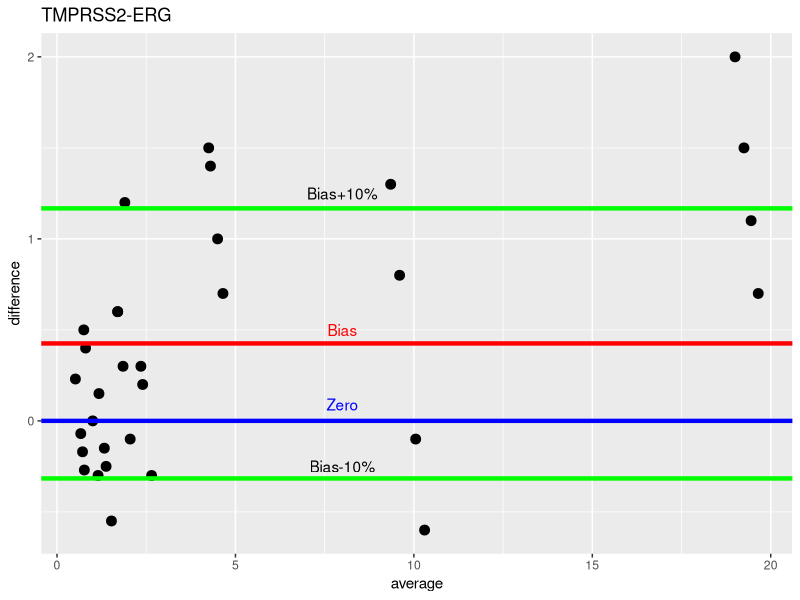
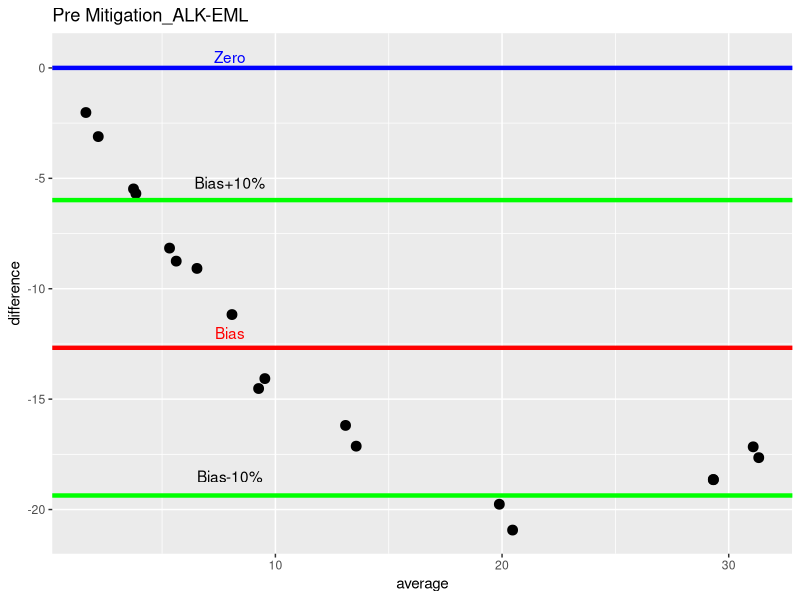
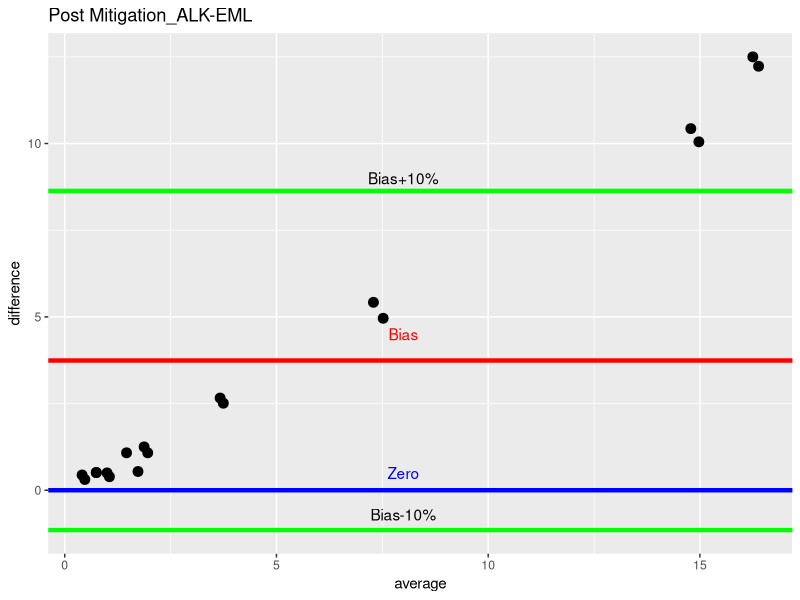
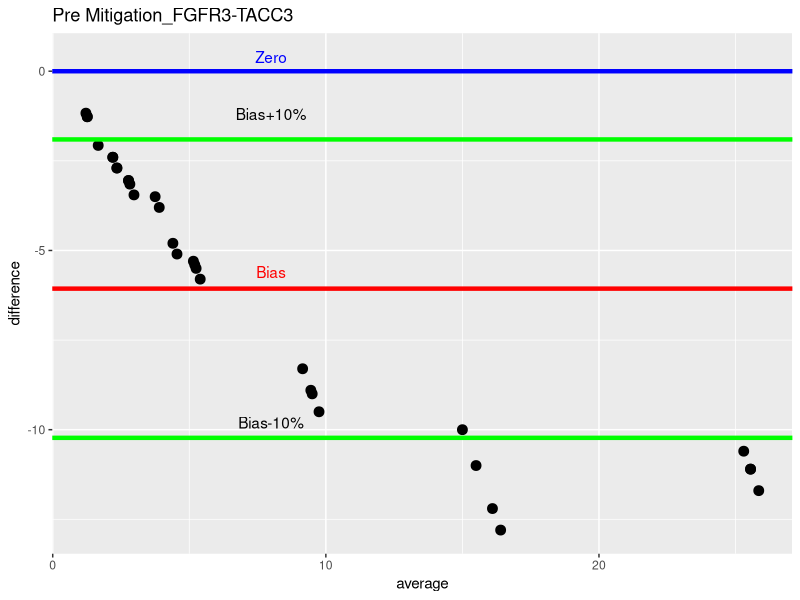
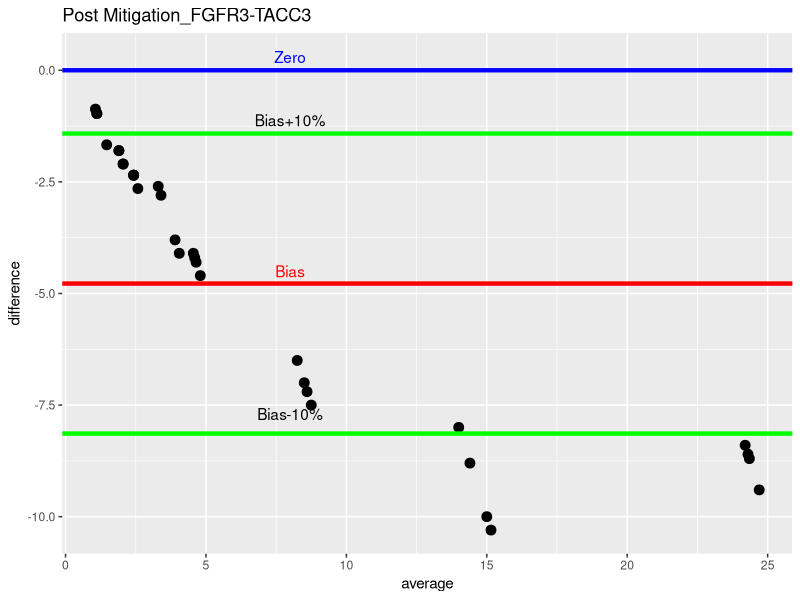
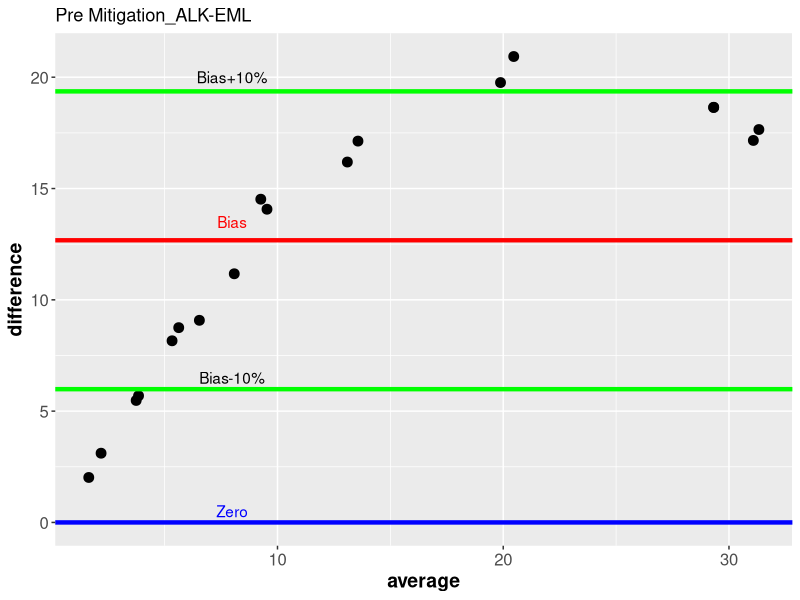
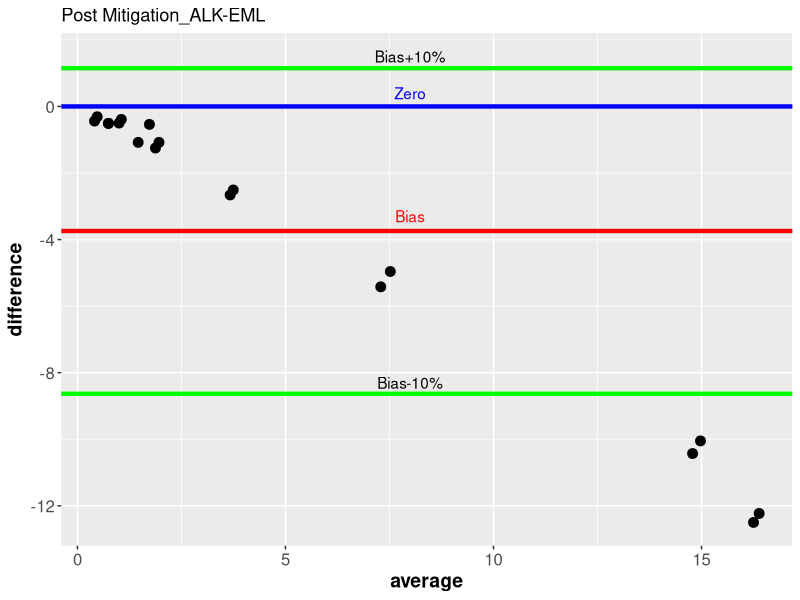
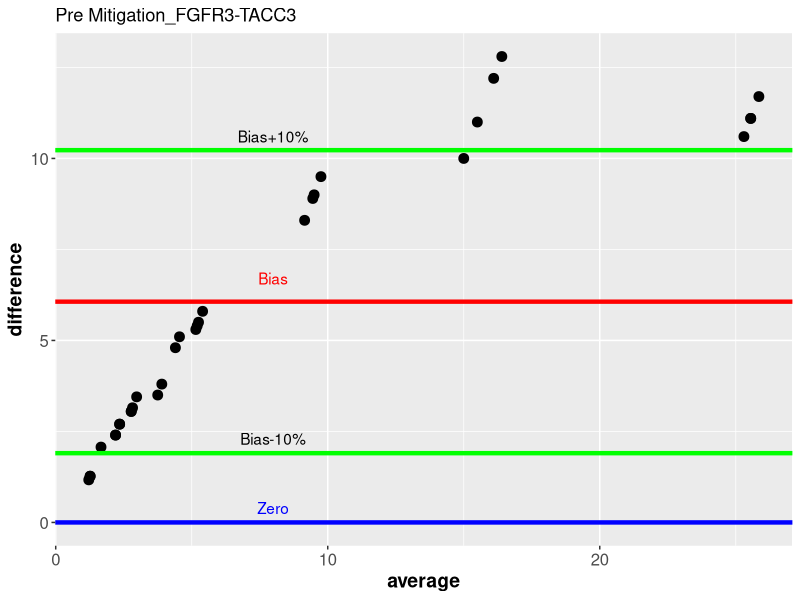

Here is the R script that generated these plots, in order:


################ TMPRSS2-ERG - good Titration #####################################
Sample_Data <- data.frame(
  var1=c(20, 20, 20, 20, 10, 10, 10, 10, 5, 5, 5, 5, 2.5, 2.5, 2.5, 2.5, 2, 2, 2, 2, 1.25, 1.25, 1.25, 1.25, 1, 1, 1, 1, 0.63, 0.63, 0.63, 0.63),
  var2=c(19.3, 18.9, 18.0, 18.5, 10.1, 10.6, 9.2, 8.7, 4.3, 3.5, 4.0, 3.6, 2.2, 1.3, 2.3, 2.8, 2.1, 1.4, 1.7, 1.4, 1.4, 1.1, 1.8, 1.5, 0.5, 1.3, 1.0, 0.6, 0.9, 0.8, 0.7, 0.4))



# create new column for average measurement
Sample_Data$average <- rowMeans(Sample_Data) 

# create new column for difference measurement
Sample_Data$difference <- Sample_Data$var1 - Sample_Data$var2

# calculate mean difference
mean_difference <- mean(Sample_Data$difference)

# calculate upper and lower limits of the 
# Confidence interval of 90%
lower_limit <- mean_difference - 1.10*sd( Sample_Data$difference )
upper_limit <- mean_difference + 1.10*sd( Sample_Data$difference )

# load library ggplot2
library(ggplot2)

# Plot the Bland-Altmon Plot
ggplot(Sample_Data, aes(x = average, y = difference)) +
  geom_point(size=3) +
  geom_hline(yintercept = mean_difference, color= "red", lwd=1.5) +
  geom_hline(yintercept = lower_limit, color = "green", lwd=1.5) +
  geom_hline(yintercept = upper_limit, color = "green", lwd=1.5)+
  ggtitle("TMPRSS2-ERG") +
  geom_hline(yintercept = 0, color= "blue", lwd=1.5) + 
  annotate("text", x = 8, y = 0.5, label = "Bias", color = "red") +
  annotate("text", x = 8, y = 0.09, label = "Zero", color = "blue") +
  annotate("text", x = 8, y = 1.25, label = "Bias+10%", color = "black") +
  annotate("text", x = 8, y = -0.25, label = "Bias-10%", color = "black")



######Pre-Mitigation_ALK-EML##########

Sample_Data <- data.frame(
  var1=c(22.5, 22.5, 20, 20, 10, 10, 5, 5, 2.5, 2.5, 2, 2, 1.25, 1.25, 1, 1, 0.63, 0.63),
  var2=c(39.66, 40.15, 38.64, 38.65, 29.76, 30.93, 22.13, 21.19, 16.57, 13.67, 16.52, 11.08, 9.41, 10, 6.69, 6.48, 2.65, 3.74))

# create new column for average measurement
Sample_Data$average <- rowMeans(Sample_Data) 

# create new column for difference measurement
Sample_Data$difference <- Sample_Data$var1 - Sample_Data$var2

# calculate mean difference
mean_difference <- mean(Sample_Data$difference)

# calculate upper and lower limits of the 
# Confidence interval of 90%
lower_limit <- mean_difference - 1.10*sd( Sample_Data$difference )
upper_limit <- mean_difference + 1.10*sd( Sample_Data$difference )

# load library ggplot2
library(ggplot2)

# Plot the Bland-Altmon Plot
ggplot(Sample_Data, aes(x = average, y = difference)) +
  geom_point(size=3) +
  geom_hline(yintercept = mean_difference, color= "red", lwd=1.5) +
  geom_hline(yintercept = lower_limit, color = "green", lwd=1.5) +
  geom_hline(yintercept = upper_limit, color = "green", lwd=1.5)+
  ggtitle("Pre Mitigation_ALK-EML") +
  geom_hline(yintercept = 0, color= "blue", lwd=1.5) + 
  annotate("text", x = 8, y = -12, label = "Bias", color = "red") +
  annotate("text", x = 8, y = 0.5, label = "Zero", color = "blue") +
  annotate("text", x = 8, y = -5.2, label = "Bias+10%", color = "black") +
  annotate("text", x = 8, y = -18.5, label = "Bias-10%", color = "black")

######Post-Mitigation_ALK-EML##########
Sample_Data <- data.frame(
  var1=c(22.5, 22.5, 20, 20, 10, 10, 5, 5, 2.5, 2.5, 2, 2, 1.25, 1.25, 1, 1, 0.63, 0.63),
  var2=c(10.00, 10.27, 9.95, 9.57, 4.58, 5.04, 2.34, 2.49, 1.42, 1.25, 1.46, 0.92, 0.75, 0.86, 0.49, 0.49, 0.32, 0.19))



# create new column for average measurement
Sample_Data$average <- rowMeans(Sample_Data) 

# create new column for difference measurement
Sample_Data$difference <- Sample_Data$var1 - Sample_Data$var2

# calculate mean difference
mean_difference <- mean(Sample_Data$difference)

# calculate upper and lower limits of the 
# Confidence interval of 90%
lower_limit <- mean_difference - 1.10*sd( Sample_Data$difference )
upper_limit <- mean_difference + 1.10*sd( Sample_Data$difference )

# load library ggplot2
library(ggplot2)

# Plot the Bland-Altmon Plot
ggplot(Sample_Data, aes(x = average, y = difference)) +
  geom_point(size=3) +
  geom_hline(yintercept = mean_difference, color= "red", lwd=1.5) +
  geom_hline(yintercept = lower_limit, color = "green", lwd=1.5) +
  geom_hline(yintercept = upper_limit, color = "green", lwd=1.5)+
  ggtitle("Post Mitigation_ALK-EML") +
  geom_hline(yintercept = 0, color= "blue", lwd=1.5) + 
  annotate("text", x = 8, y = 4.5, label = "Bias", color = "red") +
  annotate("text", x = 8, y = 0.5, label = "Zero", color = "blue") +
  annotate("text", x = 8, y = 9, label = "Bias+10%", color = "black") +
  annotate("text", x = 8, y = -.7, label = "Bias-10%", color = "black")




######################Pre Mitigation FGFR3-TACC3

Sample_Data <- data.frame(
  var1=c(20, 20, 20, 20, 10, 10, 10, 10, 5, 5, 5, 5, 2.5, 2.5, 2.5, 2.5, 2, 2, 2, 2, 1.25, 1.25, 1.25, 1.25, 1, 1, 1, 1, 0.63, 0.63, 0.63, 0.63),
  var2=c(31.1, 30.6, 31.7, 31.1, 22.2, 21.0, 20.0, 22.8, 13.3, 13.9, 14.5, 14.0, 7.9, 8.0, 7.8, 8.3, 5.5, 5.8, 6.8, 7.1, 4.3, 4.7, 4.3, 4.4, 3.4, 3.7, 3.4, 3.7, 1.8, 1.9, 1.9, 2.7))



# create new column for average measurement
Sample_Data$average <- rowMeans(Sample_Data) 

# create new column for difference measurement
Sample_Data$difference <- Sample_Data$var1 - Sample_Data$var2

# calculate mean difference
mean_difference <- mean(Sample_Data$difference)
Perfect_titration <- 0
# calculate upper and lower limits of the 
# Confidence interval of 90%
lower_limit <- mean_difference - 1.10*sd( Sample_Data$difference )
upper_limit <- mean_difference + 1.10*sd( Sample_Data$difference )

# load library ggplot2
library(ggplot2)

# Plot the Bland-Altmon Plot
ggplot(Sample_Data, aes(x = average, y = difference)) +
  geom_point(size=3) +
  geom_hline(yintercept = mean_difference, color= "red", lwd=1.5) +
  geom_hline(yintercept = lower_limit, color = "green", lwd=1.5) +
  geom_hline(yintercept = upper_limit, color = "green", lwd=1.5)+
  ggtitle("Pre Mitigation_FGFR3-TACC3") +
  geom_hline(yintercept = 0, color= "blue", lwd=1.5) + 
  annotate("text", x = 8, y = -5.6, label = "Bias", color = "red") +
  annotate("text", x = 8, y = 0.4, label = "Zero", color = "blue") +
  annotate("text", x = 8, y = -1.19, label = "Bias+10%", color = "black") +
  annotate("text", x = 8, y = -9.8, label = "Bias-10%", color = "black")





#######################Post Mitigation FGFR3-TACC3##############


Sample_Data <- data.frame(
  var1=c(20, 20, 20, 20, 10, 10, 10, 10, 5, 5, 5, 5, 2.5, 2.5, 2.5, 2.5, 2, 2, 2, 2, 1.25, 1.25, 1.25, 1.25, 1, 1, 1, 1, 0.63, 0.63, 0.63, 0.63),
  var2=c(28.7, 29.4, 28.4, 28.6, 20.3, 20.0, 18.8, 18.0, 12.2, 12.5, 12.0, 11.5, 7.1, 6.7, 6.6, 6.8, 5.8, 6.1, 4.6, 4.8, 3.6, 3.9, 3.6, 3.6, 3.1, 2.8, 3.1, 2.8, 2.3, 1.6, 1.6, 1.5))



# create new column for average measurement
Sample_Data$average <- rowMeans(Sample_Data) 

# create new column for difference measurement
Sample_Data$difference <- Sample_Data$var1 - Sample_Data$var2

# calculate mean difference
mean_difference <- mean(Sample_Data$difference)
Perfect_titration <- 0
# calculate upper and lower limits of the 
# Confidence interval of 90%
lower_limit <- mean_difference - 1.10*sd( Sample_Data$difference )
upper_limit <- mean_difference + 1.10*sd( Sample_Data$difference )

# load library ggplot2
library(ggplot2)

# Plot the Bland-Altmon Plot
ggplot(Sample_Data, aes(x = average, y = difference)) +
  geom_point(size=3) +
  geom_hline(yintercept = mean_difference, color= "red", lwd=1.5) +
  geom_hline(yintercept = lower_limit, color = "green", lwd=1.5) +
  geom_hline(yintercept = upper_limit, color = "green", lwd=1.5)+
  ggtitle("Post Mitigation_FGFR3-TACC3") +
  geom_hline(yintercept = 0, color= "blue", lwd=1.5) + 
  annotate("text", x = 8, y = -4.5, label = "Bias", color = "red") +
  annotate("text", x = 8, y = 0.3, label = "Zero", color = "blue") +
  annotate("text", x = 8, y = -1.12, label = "Bias+10%", color = "black") +
  annotate("text", x = 8, y = -7.7, label = "Bias-10%", color = "black")













############################Corrected for Directionality########################################################



######Pre-Mitigation_ALK-EML##########

Sample_Data <- data.frame(
  var1=c(22.5, 22.5, 20, 20, 10, 10, 5, 5, 2.5, 2.5, 2, 2, 1.25, 1.25, 1, 1, 0.63, 0.63),
  var2=c(39.66, 40.15, 38.64, 38.65, 29.76, 30.93, 22.13, 21.19, 16.57, 13.67, 16.52, 11.08, 9.41, 10, 6.69, 6.48, 2.65, 3.74))

# create new column for average measurement
Sample_Data$average <- rowMeans(Sample_Data) 

# create new column for difference measurement
Sample_Data$difference <- Sample_Data$var2 - Sample_Data$var1

# calculate mean difference
mean_difference <- mean(Sample_Data$difference)

# calculate upper and lower limits of the 
# Confidence interval of 90%
lower_limit <- mean_difference - 1.10*sd( Sample_Data$difference )
upper_limit <- mean_difference + 1.10*sd( Sample_Data$difference )

# load library ggplot2
library(ggplot2)

# Plot the Bland-Altmon Plot
ggplot(Sample_Data, aes(x = average, y = difference)) +
  geom_point(size=3) +
  geom_hline(yintercept = mean_difference, color= "red", lwd=1.5) +
  geom_hline(yintercept = lower_limit, color = "green", lwd=1.5) +
  geom_hline(yintercept = upper_limit, color = "green", lwd=1.5)+
  ggtitle("Pre Mitigation_ALK-EML") +
  geom_hline(yintercept = 0, color= "blue", lwd=1.5) + 
  annotate("text", x = 8, y = 13.5, label = "Bias", color = "red") +
  annotate("text", x = 8, y = 0.5, label = "Zero", color = "blue") +
  annotate("text", x = 8, y = 20, label = "Bias+10%", color = "black") +
  annotate("text", x = 8, y = 6.5, label = "Bias-10%", color = "black") +
  theme(axis.text=element_text(size=12), axis.title=element_text(size=14,face="bold"))  


######Post-Mitigation_ALK-EML##########
Sample_Data <- data.frame(
  var1=c(22.5, 22.5, 20, 20, 10, 10, 5, 5, 2.5, 2.5, 2, 2, 1.25, 1.25, 1, 1, 0.63, 0.63),
  var2=c(10.00, 10.27, 9.95, 9.57, 4.58, 5.04, 2.34, 2.49, 1.42, 1.25, 1.46, 0.92, 0.75, 0.86, 0.49, 0.49, 0.32, 0.19))



# create new column for average measurement
Sample_Data$average <- rowMeans(Sample_Data) 

# create new column for difference measurement
Sample_Data$difference <- Sample_Data$var2 - Sample_Data$var1

# calculate mean difference
mean_difference <- mean(Sample_Data$difference)

# calculate upper and lower limits of the 
# Confidence interval of 90%
lower_limit <- mean_difference - 1.10*sd( Sample_Data$difference )
upper_limit <- mean_difference + 1.10*sd( Sample_Data$difference )

# load library ggplot2
library(ggplot2)

# Plot the Bland-Altmon Plot
ggplot(Sample_Data, aes(x = average, y = difference)) +
  geom_point(size=3) +
  geom_hline(yintercept = mean_difference, color= "red", lwd=1.5) +
  geom_hline(yintercept = lower_limit, color = "green", lwd=1.5) +
  geom_hline(yintercept = upper_limit, color = "green", lwd=1.5)+
  ggtitle("Post Mitigation_ALK-EML") +
  geom_hline(yintercept = 0, color= "blue", lwd=1.5) + 
  annotate("text", x = 8, y = -3.3, label = "Bias", color = "red") +
  annotate("text", x = 8, y = 0.4, label = "Zero", color = "blue") +
  annotate("text", x = 8, y = 1.5, label = "Bias+10%", color = "black") +
  annotate("text", x = 8, y = -8.3, label = "Bias-10%", color = "black") +
  theme(axis.text=element_text(size=12), axis.title=element_text(size=14,face="bold"))  





######################Pre Mitigation FGFR3-TACC3

Sample_Data <- data.frame(
  var1=c(20, 20, 20, 20, 10, 10, 10, 10, 5, 5, 5, 5, 2.5, 2.5, 2.5, 2.5, 2, 2, 2, 2, 1.25, 1.25, 1.25, 1.25, 1, 1, 1, 1, 0.63, 0.63, 0.63, 0.63),
  var2=c(31.1, 30.6, 31.7, 31.1, 22.2, 21.0, 20.0, 22.8, 13.3, 13.9, 14.5, 14.0, 7.9, 8.0, 7.8, 8.3, 5.5, 5.8, 6.8, 7.1, 4.3, 4.7, 4.3, 4.4, 3.4, 3.7, 3.4, 3.7, 1.8, 1.9, 1.9, 2.7))



# create new column for average measurement
Sample_Data$average <- rowMeans(Sample_Data) 

# create new column for difference measurement
Sample_Data$difference <- Sample_Data$var2 - Sample_Data$var1

# calculate mean difference
mean_difference <- mean(Sample_Data$difference)
Perfect_titration <- 0
# calculate upper and lower limits of the 
# Confidence interval of 90%
lower_limit <- mean_difference - 1.10*sd( Sample_Data$difference )
upper_limit <- mean_difference + 1.10*sd( Sample_Data$difference )

# load library ggplot2
library(ggplot2)

# Plot the Bland-Altmon Plot
ggplot(Sample_Data, aes(x = average, y = difference)) +
  geom_point(size=3) +
  geom_hline(yintercept = mean_difference, color= "red", lwd=1.5) +
  geom_hline(yintercept = lower_limit, color = "green", lwd=1.5) +
  geom_hline(yintercept = upper_limit, color = "green", lwd=1.5)+
  ggtitle("Pre Mitigation_FGFR3-TACC3") +
  geom_hline(yintercept = 0, color= "blue", lwd=1.5) + 
  annotate("text", x = 8, y = 6.7, label = "Bias", color = "red") +
  annotate("text", x = 8, y = 0.4, label = "Zero", color = "blue") +
  annotate("text", x = 8, y = 10.6, label = "Bias+10%", color = "black") +
  annotate("text", x = 8, y = 2.3, label = "Bias-10%", color = "black") +
  theme(axis.text=element_text(size=12), axis.title=element_text(size=14,face="bold"))  





#######################Post Mitigation FGFR3-TACC3##############


Sample_Data <- data.frame(
  var1=c(20, 20, 20, 20, 10, 10, 10, 10, 5, 5, 5, 5, 2.5, 2.5, 2.5, 2.5, 2, 2, 2, 2, 1.25, 1.25, 1.25, 1.25, 1, 1, 1, 1, 0.63, 0.63, 0.63, 0.63),
  var2=c(28.7, 29.4, 28.4, 28.6, 20.3, 20.0, 18.8, 18.0, 12.2, 12.5, 12.0, 11.5, 7.1, 6.7, 6.6, 6.8, 5.8, 6.1, 4.6, 4.8, 3.6, 3.9, 3.6, 3.6, 3.1, 2.8, 3.1, 2.8, 2.3, 1.6, 1.6, 1.5))



# create new column for average measurement
Sample_Data$average <- rowMeans(Sample_Data) 

# create new column for difference measurement
Sample_Data$difference <- Sample_Data$var2 - Sample_Data$var1

# calculate mean difference
mean_difference <- mean(Sample_Data$difference)
Perfect_titration <- 0
# calculate upper and lower limits of the 
# Confidence interval of 90%
lower_limit <- mean_difference - 1.10*sd( Sample_Data$difference )
upper_limit <- mean_difference + 1.10*sd( Sample_Data$difference )

# load library ggplot2
library(ggplot2)

# Plot the Bland-Altmon Plot
ggplot(Sample_Data, aes(x = average, y = difference)) +
  geom_point(size=3) +
  geom_hline(yintercept = mean_difference, color= "red", lwd=1.5) +
  geom_hline(yintercept = lower_limit, color = "green", lwd=1.5) +
  geom_hline(yintercept = upper_limit, color = "green", lwd=1.5)+
  ggtitle("Post Mitigation_FGFR3-TACC3") +
  geom_hline(yintercept = 0, color= "blue", lwd=1.5) + 
  annotate("text", x = 8, y = 5.1, label = "Bias", color = "red") +
  annotate("text", x = 8, y = 0.3, label = "Zero", color = "blue") +
  annotate("text", x = 8, y = 8.5, label = "Bias+10%", color = "black") +
  annotate("text", x = 8, y = 1.7, label = "Bias-10%", color = "black") +
  theme(axis.text.x=element_text(size = 15, angle = 0)) +
  theme(axis.text.y=element_text(size = 15, angle = 0)) +
  theme(axis.text=element_text(size=12), axis.title=element_text(size=14,face="bold"))  
  




###########################Bias +/- 10%#######################

################ TMPRSS2-ERG - good Titration #####################################
Sample_Data <- data.frame(
  var1=c(21.12029, 21.12029, 21.12029, 21.12029, 10.56015, 10.56015, 10.56015, 10.56015, 5.280073, 5.280073, 5.280073, 5.280073, 2.640037, 2.640037, 2.640037, 2.640037, 2.112029, 2.112029, 2.112029, 2.112029, 1.320018, 1.320018, 1.320018, 1.320018, 1.056015, 1.056015, 1.056015, 1.056015, 0.660009, 0.660009, 0.660009, 0.660009),
  var2=c(21.5403, 20.7879, 22.0283, 21.4541, 11.73, 10.1988, 11.0571, 13.3409, 5.7178, 6.4696, 5.9129, 5.7902, 2.8517, 3.7405, 2.5381, 3.5245, 1.9231, 2.3428, 2.6, 2.7329, 2.037, 1.7041, 1.5821, 1.584, 1.2363, 1.4189, 1.0127, 1.0343, 0.9548, 0.7458, 0.5332, 0.7995))



# create new column for average measurement
Sample_Data$average <- rowMeans(Sample_Data) 

# create new column for difference measurement
Sample_Data$difference <- Sample_Data$var2 - Sample_Data$var1

# calculate mean difference
mean_difference <- mean(Sample_Data$difference)

# calculate upper and lower limits of the 
# Confidence interval of 90%
lower_limit <- mean_difference - 1.10*sd( Sample_Data$difference )
upper_limit <- mean_difference + 1.10*sd( Sample_Data$difference )

# load library ggplot2
library(ggplot2)

# Plot the Bland-Altmon Plot
ggplot(Sample_Data, aes(x = average, y = difference)) +
  geom_point(size=3) +
  geom_hline(yintercept = mean_difference, color= "red", lwd=1.5) +
  geom_hline(yintercept = lower_limit, color = "green", lwd=1.5) +
  geom_hline(yintercept = upper_limit, color = "green", lwd=1.5)+
  ggtitle(" SNV_NFE2L2") +
  geom_hline(yintercept = 0, color= "blue", lwd=1.5) + 
  annotate("text", x = 12, y = 0.5, label = "Bias", color = "red") +
  annotate("text", x = 8, y = 0.09, label = "Zero", color = "blue") +
  annotate("text", x = 8, y = 1.2, label = "Bias+10%", color = "black") +
  annotate("text", x = 8, y = -0.15, label = "Bias-10%", color = "black")


